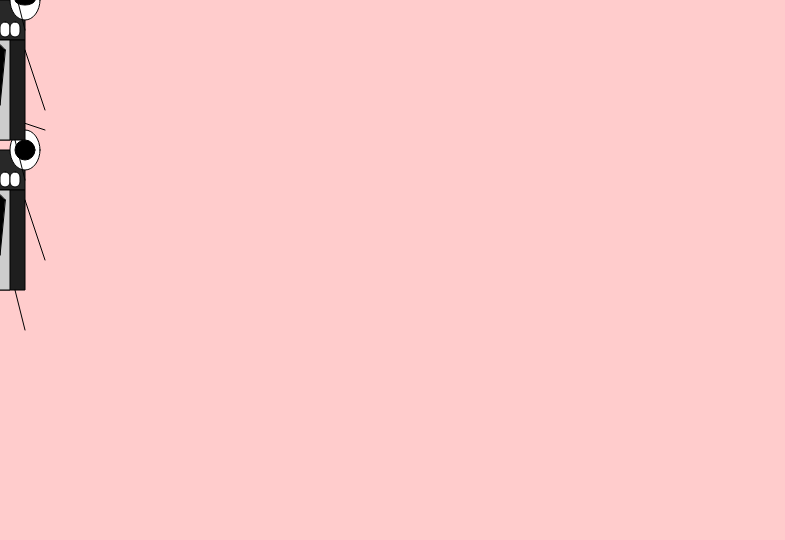
Frame 1 (no input)
Frame 60 (no input): identical to frame 1, image omitted
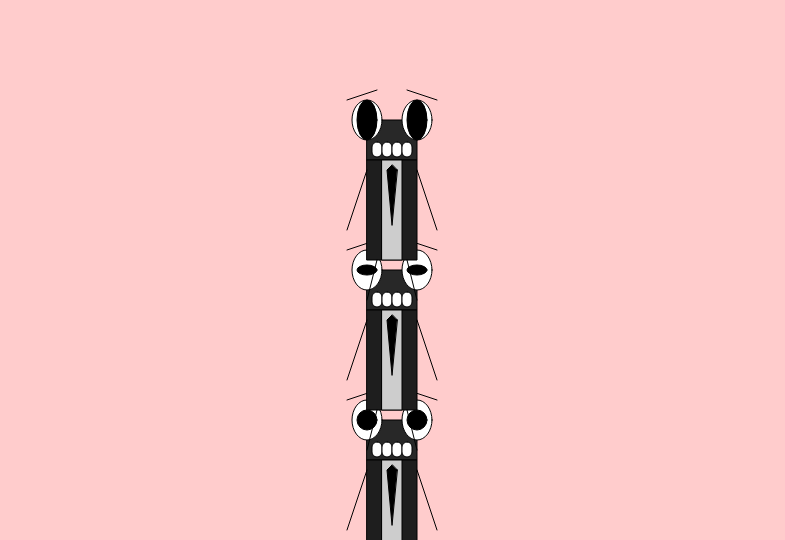
Frame 120 (the mouse pressed at the canvas centre since frame 60)

The p5.js sketch that drew these frames (run headless with seeded random() and noise() and a simulated clock; from frame 60 on, the mouse is pressed at the canvas centre):

// p5.js sketch
// ── sketch.js
  var PosX = 280;
  var PosY = 250;
var click = 0;
function setup() {
createCanvas(785, 540);
    background(255, 204, 204)
}
function draw() {
  background(255, 204, 204)
  robot();
}  

function robot() {
    var PPosX = PosX;
  //movement
PosY = mouseY +300
PosX = mouseX -25
  for (i = 0; i < 2;i+= 1) {
    PosY-=150
    fill(40)
   //head
rect(PosX,PosY,50,40)
  fill(255)
  //eyes
  ellipse(PosX,PosY,30,40,50)
  ellipse(PosX+50,PosY,30,40,50)
  fill(0)
  //pupils
    if (i==0) {
        ellipse(PosX,PosY,20,20,30)
  ellipse(PosX+50,PosY,20,20,40)
    }
    if (i==1){
        ellipse(PosX,PosY,20,10,30)
  ellipse(PosX+50,PosY,20,10,30)
    }
    if (i==2){
        ellipse(PosX,PosY,20,40,20)
  ellipse(PosX+50,PosY,20,40,20)
    }
    if (i==3) {
        ellipse(PosX,PosY,20,30,10)
  ellipse(PosX+50,PosY,20,30,10)
    }
  //eyebrows
  line(PosX-20,PosY-20,PosX+10,PosY-30)
  line(PosX+40,PosY-30,PosX+70,PosY-20)
  fill(30)
  //jacket
  rect(PosX,PosY+40,50,100)
  fill(205)
  //shirt
  rect(PosX+15,PosY+40,20,100)
  fill(0)
  //tie
  triangle(PosX+25,PosY+45,PosX+20,PosY+50,PosX+30,PosY+50)
  triangle(PosX+25,PosY+105,PosX+20,PosY+50,PosX+30,PosY+50)
  fill(255)
  //teeth
  rect(PosX+5,PosY+22,10,15,50)
  rect(PosX+15,PosY+22,10,15,50)
  rect(PosX+25,PosY+22,10,15,50)
  rect(PosX+35,PosY+22,10,15,50)
  //legs
  line(PosX+10,PosY+140,PosX,PosY+180)
  line(PosX+40,PosY+140,PosX+50,PosY+180)
   //arms
        if (PosX>PPosX) {
    line(PosX+50,PosY+50,((PosX-PPosX)*3)+PosX+100,PosY+20);
  } else {
    line(PosX+50,PosY+50,PosX+70,PosY+110); 
  }
  if (PosX<PPosX) {
    line(PosX,PosY+50,((PosX-PPosX)*3)+PosX-50,PosY+20);
  } else {
    line(PosX,PosY+50,PosX-20,PosY+110);
  }
  }
    PosY-=150
    fill(40)
   //head
rect(PosX,PosY,50,40)
  fill(255)
  //eyes
  ellipse(PosX,PosY,30,40,50)
  ellipse(PosX+50,PosY,30,40,50)
  fill(0)
  //pupils
    if (i==0) {
        ellipse(PosX,PosY,20,20,30)
  ellipse(PosX+50,PosY,20,20,40)
    }
    if (i==1){
        ellipse(PosX,PosY,20,10,30)
  ellipse(PosX+50,PosY,20,10,30)
    }
    if (i==2){
        ellipse(PosX,PosY,20,40,20)
  ellipse(PosX+50,PosY,20,40,20)
    }
    if (i==3) {
        ellipse(PosX,PosY,20,30,10)
  ellipse(PosX+50,PosY,20,30,10)
    }
  //eyebrows
  line(PosX-20,PosY-20,PosX+10,PosY-30)
  line(PosX+40,PosY-30,PosX+70,PosY-20)
  fill(30)
  //jacket
  rect(PosX,PosY+40,50,100)
  fill(205)
  //shirt
  rect(PosX+15,PosY+40,20,100)
  fill(0)
  //tie
  triangle(PosX+25,PosY+45,PosX+20,PosY+50,PosX+30,PosY+50)
  triangle(PosX+25,PosY+105,PosX+20,PosY+50,PosX+30,PosY+50)
  fill(255)
  //teeth
  rect(PosX+5,PosY+22,10,15,50)
  rect(PosX+15,PosY+22,10,15,50)
  rect(PosX+25,PosY+22,10,15,50)
  rect(PosX+35,PosY+22,10,15,50)
  //legs
  line(PosX+10,PosY+140,PosX,PosY+180)
  line(PosX+40,PosY+140,PosX+50,PosY+180)
   //arms
        if (PosX<PPosX) {
    line(PosX+50,PosY+50,((PosX-PPosX)*3)+PosX+100,PosY+20);
  } else {
    line(PosX+50,PosY+50,PosX+70,PosY+110); 
  }
  if (PosX>PPosX) {
    line(PosX,PosY+50,((PosX-PPosX)*3)+PosX-50,PosY+20);
  } else {
    line(PosX,PosY+50,PosX-20,PosY+110);
  }
}
